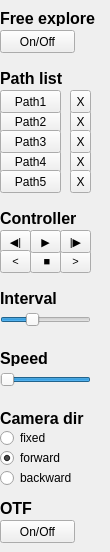
     <widget class="QWidget" name="Endoscopy">
      <attribute name="title">
       <string>Endoscopy</string>
      </attribute>
      <widget class="QLabel" name="MeasureLabel_7">
       <property name="geometry">
        <rect>
         <x>0</x>
         <y>500</y>
         <width>71</width>
         <height>16</height>
        </rect>
       </property>
       <property name="font">
        <font>
         <family>Arial</family>
         <pointsize>12</pointsize>
         <weight>75</weight>
         <bold>true</bold>
        </font>
       </property>
       <property name="text">
        <string>OTF</string>
       </property>
      </widget>
      <widget class="QToolButton" name="m_btnOTFonoffENDO">
       <property name="geometry">
        <rect>
         <x>0</x>
         <y>520</y>
         <width>75</width>
         <height>23</height>
        </rect>
       </property>
       <property name="text">
        <string>On/Off</string>
       </property>
      </widget>
      <widget class="QToolButton" name="m_btnPath4DelENDO">
       <property name="geometry">
        <rect>
         <x>70</x>
         <y>150</y>
         <width>21</width>
         <height>23</height>
        </rect>
       </property>
       <property name="text">
        <string>X</string>
       </property>
      </widget>
      <widget class="QToolButton" name="m_btnPath2DelENDO">
       <property name="geometry">
        <rect>
         <x>70</x>
         <y>110</y>
         <width>21</width>
         <height>23</height>
        </rect>
       </property>
       <property name="text">
        <string>X</string>
       </property>
      </widget>
      <widget class="QToolButton" name="m_btnStopENDO">
       <property name="geometry">
        <rect>
         <x>30</x>
         <y>250</y>
         <width>31</width>
         <height>23</height>
        </rect>
       </property>
       <property name="font">
        <font>
         <pointsize>8</pointsize>
        </font>
       </property>
       <property name="text">
        <string> ■</string>
       </property>
      </widget>
      <widget class="QLabel" name="MeasureLabel_13">
       <property name="geometry">
        <rect>
         <x>0</x>
         <y>350</y>
         <width>81</width>
         <height>16</height>
        </rect>
       </property>
       <property name="font">
        <font>
         <family>Arial</family>
         <pointsize>12</pointsize>
         <weight>75</weight>
         <bold>true</bold>
        </font>
       </property>
       <property name="text">
        <string>Speed</string>
       </property>
      </widget>
      <widget class="QLabel" name="MeasureLabel_37">
       <property name="geometry">
        <rect>
         <x>0</x>
         <y>10</y>
         <width>101</width>
         <height>16</height>
        </rect>
       </property>
       <property name="font">
        <font>
         <family>Arial</family>
         <pointsize>12</pointsize>
         <weight>75</weight>
         <bold>true</bold>
        </font>
       </property>
       <property name="text">
        <string>Free explore</string>
       </property>
      </widget>
      <widget class="QToolButton" name="m_btnPath1DelENDO">
       <property name="geometry">
        <rect>
         <x>70</x>
         <y>90</y>
         <width>21</width>
         <height>23</height>
        </rect>
       </property>
       <property name="text">
        <string>X</string>
       </property>
      </widget>
      <widget class="QToolButton" name="m_btnPath2ENDO">
       <property name="geometry">
        <rect>
         <x>0</x>
         <y>110</y>
         <width>61</width>
         <height>23</height>
        </rect>
       </property>
       <property name="text">
        <string>Path2</string>
       </property>
      </widget>
      <widget class="QRadioButton" name="m_radioCameraBackwardENDO">
       <property name="geometry">
        <rect>
         <x>0</x>
         <y>470</y>
         <width>81</width>
         <height>16</height>
        </rect>
       </property>
       <property name="text">
        <string>backward</string>
       </property>
       <property name="checked">
        <bool>false</bool>
       </property>
       <property name="autoRepeat">
        <bool>false</bool>
       </property>
      </widget>
      <widget class="QToolButton" name="m_btnFREEonoffENDO">
       <property name="geometry">
        <rect>
         <x>0</x>
         <y>30</y>
         <width>75</width>
         <height>23</height>
        </rect>
       </property>
       <property name="text">
        <string>On/Off</string>
       </property>
      </widget>
      <widget class="QToolButton" name="m_btnNextENDO">
       <property name="geometry">
        <rect>
         <x>60</x>
         <y>250</y>
         <width>31</width>
         <height>23</height>
        </rect>
       </property>
       <property name="font">
        <font>
         <pointsize>8</pointsize>
        </font>
       </property>
       <property name="text">
        <string>&gt;</string>
       </property>
      </widget>
      <widget class="QRadioButton" name="m_radioCameraFixedENDO">
       <property name="geometry">
        <rect>
         <x>0</x>
         <y>430</y>
         <width>51</width>
         <height>16</height>
        </rect>
       </property>
       <property name="text">
        <string>fixed</string>
       </property>
       <property name="checked">
        <bool>false</bool>
       </property>
       <property name="autoRepeat">
        <bool>false</bool>
       </property>
      </widget>
      <widget class="QToolButton" name="m_btnPath4ENDO">
       <property name="geometry">
        <rect>
         <x>0</x>
         <y>150</y>
         <width>61</width>
         <height>23</height>
        </rect>
       </property>
       <property name="text">
        <string>Path4</string>
       </property>
      </widget>
      <widget class="QLabel" name="MeasureLabel_38">
       <property name="geometry">
        <rect>
         <x>0</x>
         <y>410</y>
         <width>91</width>
         <height>16</height>
        </rect>
       </property>
       <property name="font">
        <font>
         <family>Arial</family>
         <pointsize>12</pointsize>
         <weight>75</weight>
         <bold>true</bold>
        </font>
       </property>
       <property name="text">
        <string>Camera dir</string>
       </property>
      </widget>
      <widget class="QSlider" name="m_sldIntervalENDO">
       <property name="geometry">
        <rect>
         <x>0</x>
         <y>310</y>
         <width>91</width>
         <height>19</height>
        </rect>
       </property>
       <property name="minimum">
        <number>1</number>
       </property>
       <property name="maximum">
        <number>10</number>
       </property>
       <property name="pageStep">
        <number>1</number>
       </property>
       <property name="value">
        <number>4</number>
       </property>
       <property name="orientation">
        <enum>Qt::Horizontal</enum>
       </property>
       <property name="invertedAppearance">
        <bool>false</bool>
       </property>
      </widget>
      <widget class="QRadioButton" name="m_radioCameraForwardENDO">
       <property name="geometry">
        <rect>
         <x>0</x>
         <y>450</y>
         <width>61</width>
         <height>16</height>
        </rect>
       </property>
       <property name="text">
        <string>forward</string>
       </property>
       <property name="checked">
        <bool>true</bool>
       </property>
       <property name="autoRepeat">
        <bool>false</bool>
       </property>
      </widget>
      <widget class="QToolButton" name="m_btnPath5DelENDO">
       <property name="geometry">
        <rect>
         <x>70</x>
         <y>170</y>
         <width>21</width>
         <height>23</height>
        </rect>
       </property>
       <property name="text">
        <string>X</string>
       </property>
      </widget>
      <widget class="QLabel" name="MeasureLabel_39">
       <property name="geometry">
        <rect>
         <x>0</x>
         <y>210</y>
         <width>81</width>
         <height>16</height>
        </rect>
       </property>
       <property name="font">
        <font>
         <family>Arial</family>
         <pointsize>12</pointsize>
         <weight>75</weight>
         <bold>true</bold>
        </font>
       </property>
       <property name="text">
        <string>Controller</string>
       </property>
      </widget>
      <widget class="QToolButton" name="m_btnEndENDO">
       <property name="geometry">
        <rect>
         <x>60</x>
         <y>230</y>
         <width>31</width>
         <height>23</height>
        </rect>
       </property>
       <property name="font">
        <font>
         <pointsize>8</pointsize>
        </font>
       </property>
       <property name="text">
        <string>|▶</string>
       </property>
      </widget>
      <widget class="QToolButton" name="m_btnPath3DelENDO">
       <property name="geometry">
        <rect>
         <x>70</x>
         <y>130</y>
         <width>21</width>
         <height>23</height>
        </rect>
       </property>
       <property name="text">
        <string>X</string>
       </property>
      </widget>
      <widget class="QToolButton" name="m_btnStartENDO">
       <property name="geometry">
        <rect>
         <x>0</x>
         <y>230</y>
         <width>31</width>
         <height>23</height>
        </rect>
       </property>
       <property name="font">
        <font>
         <pointsize>8</pointsize>
        </font>
       </property>
       <property name="text">
        <string>◀|</string>
       </property>
      </widget>
      <widget class="QLabel" name="MeasureLabel_40">
       <property name="geometry">
        <rect>
         <x>0</x>
         <y>290</y>
         <width>81</width>
         <height>16</height>
        </rect>
       </property>
       <property name="font">
        <font>
         <family>Arial</family>
         <pointsize>12</pointsize>
         <weight>75</weight>
         <bold>true</bold>
        </font>
       </property>
       <property name="text">
        <string>Interval</string>
       </property>
      </widget>
      <widget class="QToolButton" name="m_btnPlayENDO">
       <property name="geometry">
        <rect>
         <x>30</x>
         <y>230</y>
         <width>31</width>
         <height>23</height>
        </rect>
       </property>
       <property name="font">
        <font>
         <pointsize>8</pointsize>
        </font>
       </property>
       <property name="text">
        <string>▶</string>
       </property>
      </widget>
      <widget class="QLabel" name="MeasureLabel_41">
       <property name="geometry">
        <rect>
         <x>0</x>
         <y>70</y>
         <width>101</width>
         <height>16</height>
        </rect>
       </property>
       <property name="font">
        <font>
         <family>Arial</family>
         <pointsize>12</pointsize>
         <weight>75</weight>
         <bold>true</bold>
        </font>
       </property>
       <property name="text">
        <string>Path list</string>
       </property>
      </widget>
      <widget class="QToolButton" name="m_btnPath3ENDO">
       <property name="geometry">
        <rect>
         <x>0</x>
         <y>130</y>
         <width>61</width>
         <height>23</height>
        </rect>
       </property>
       <property name="text">
        <string>Path3</string>
       </property>
      </widget>
      <widget class="QSlider" name="m_sldSpeedENDO">
       <property name="geometry">
        <rect>
         <x>0</x>
         <y>370</y>
         <width>91</width>
         <height>19</height>
        </rect>
       </property>
       <property name="minimum">
        <number>1</number>
       </property>
       <property name="maximum">
        <number>5</number>
       </property>
       <property name="pageStep">
        <number>1</number>
       </property>
       <property name="value">
        <number>5</number>
       </property>
       <property name="orientation">
        <enum>Qt::Horizontal</enum>
       </property>
       <property name="invertedAppearance">
        <bool>true</bool>
       </property>
      </widget>
      <widget class="QToolButton" name="m_btnPath1ENDO">
       <property name="geometry">
        <rect>
         <x>0</x>
         <y>90</y>
         <width>61</width>
         <height>23</height>
        </rect>
       </property>
       <property name="text">
        <string>Path1</string>
       </property>
      </widget>
      <widget class="QToolButton" name="m_btnPath5ENDO">
       <property name="geometry">
        <rect>
         <x>0</x>
         <y>170</y>
         <width>61</width>
         <height>23</height>
        </rect>
       </property>
       <property name="text">
        <string>Path5</string>
       </property>
      </widget>
      <widget class="QToolButton" name="m_btnPrevENDO">
       <property name="geometry">
        <rect>
         <x>0</x>
         <y>250</y>
         <width>31</width>
         <height>23</height>
        </rect>
       </property>
       <property name="font">
        <font>
         <pointsize>8</pointsize>
        </font>
       </property>
       <property name="text">
        <string>&lt;</string>
       </property>
      </widget>
     </widget>
